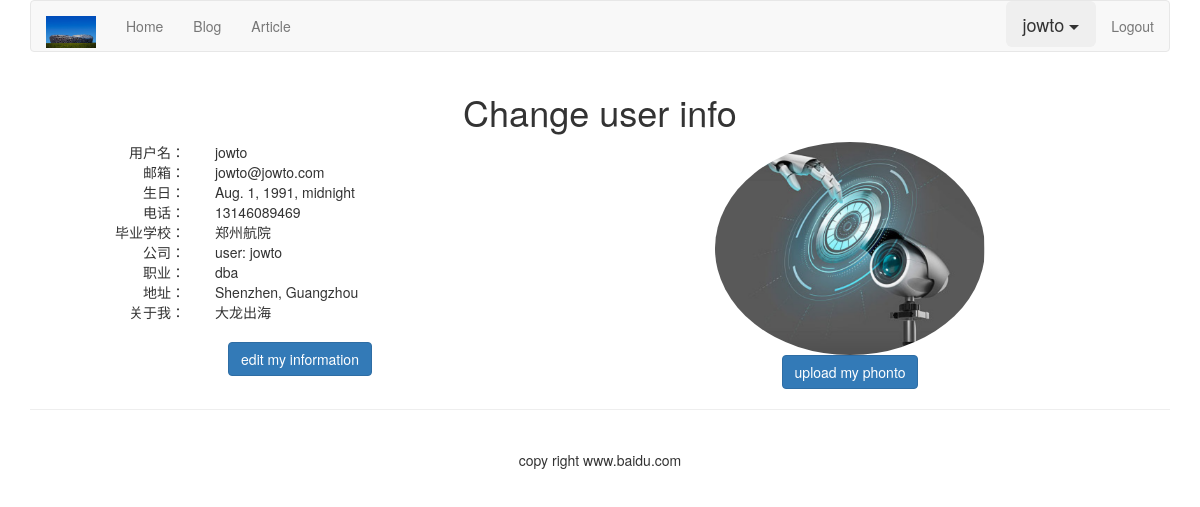
/account/my-information/ (signed in), run on the app's committed database.
### account/models.py (models this page shows, shortened)
class UserProfile(models.Model):
    user = models.OneToOneField(User, unique=True)
    birth = models.DateTimeField(blank=True, null=True)
    phone = models.CharField(max_length=20, null=True)

class UserInfo(models.Model):
    user = models.OneToOneField(User, unique=True)
    school = models.CharField(max_length=100, blank=True)
    company = models.CharField(max_length=100, blank=True)
    profession = models.CharField(max_length=100, blank=True)
    address = models.CharField(max_length=100, blank=True)
    aboutme = models.TextField(blank=True)
    photo = models.ImageField(blank=True)

### account/views.py (the view)
@login_required(login_url='/account/login')
def myself(request):
    user = User.objects.get(username=request.user.username)
    user_info = UserInfo.objects.get(user=request.user)
    user_profile = UserProfile.objects.get(user=request.user)
    return render(request, 'account/myself.html', {'user': user, 'user_info': user_info, 'user_profile': user_profile})

### templates/account/myself.html (shortened to what this page needs)
{% extends 'base.html' %}
{% block content %}
    <div class="row text-center">
        <h1>Change user info</h1>
        <div class="row">
            <div class="col-md-6">
                <div class="row">
                    <div class="col-md-4 text-right"><span>用户名：</span></div>
                    <div class="col-md-8 text-left">{{ user.username }}</div>
                </div>
                <div class="row">
                    <div class="col-md-4 text-right"><span>邮箱：</span></div>
                    <div class="col-md-8 text-left">{{ user.email }}</div>
                </div>
                <div class="row">
                    <div class="col-md-4 text-right"><span>生日：</span></div>
                    <div class="col-md-8 text-left">{{ user_profile.birth }}</div>
                </div>
                <div class="row">
                    <div class="col-md-4 text-right"><span>电话：</span></div>
                    <div class="col-md-8 text-left">{{ user_profile.phone }}</div>
                </div>
                <div class="row">
                    <div class="col-md-4 text-right"><span>毕业学校：</span></div>
                    <div class="col-md-8 text-left">{{ user_info.school }}</div>
                </div>
                <div class="row">
                    <div class="col-md-4 text-right"><span>公司：</span></div>
                    <div class="col-md-8 text-left">{{ user_info.company }}</div>
                </div>
                <div class="row">
                    <div class="col-md-4 text-right"><span>职业：</span></div>
                    <div class="col-md-8 text-left">{{ user_info.profession }}</div>
                </div>
                <div class="row">
                    <div class="col-md-4 text-right"><span>地址：</span></div>
                    <div class="col-md-8 text-left">{{ user_info.address }}</div>
                </div>
                <div class="row">
                    <div class="col-md-4 text-right"><span>关于我：</span></div>
                    <div class="col-md-8 text-left">{{ user_info.aboutme }}</div>
                </div>
                    <br>
                    <a href="{% url 'account:edit_my_information' %}"><button class="btn btn-primary btn-md">edit my information</button></a>
            </div>
            <div class="col-md-6">
                {% load staticfiles %}
                <div style="margin-right: 100px">
                    <img name="user_face" src="{% static 'images/icon.png' %}" class="img-circle" width="270px" id="my_photo">
                </div>
                <div style="margin-right:100px">
                    <button class="btn btn-primary btn-md" id="upload_image" onclick="upload_image_layer()">upload my phonto</button>
                </div>
            </div>
        </div>
    </div>
{% endblock %}

### templates/header.html (shortened to what this page needs)
{% load staticfiles %}
<div class="container">
    <nav class="navbar navbar-default" role="navigation">
        <div class="container-fluid">
        <div class="navbar-header">
            <a class="navbar-brand" href="http://www.itdiffer.com"><img src="{% static '/images/logo.png' %}" width="50px"></a>
        </div>
        <div>
            <ul class="nav navbar-nav">
                <li> <a href="{% url 'home' %}">Home</a></li>
                <li> <a href="{% url 'blog:blog_title' %}">Blog</a></li>
                <li> <a href="{% url 'article:article_titles' %}">Article</a></li>
            </ul>
            <ul class="nav navbar-nav navbar-right">
                {% if user.is_authenticated %}
                    <li>
                        <div class="dropdown">
                            <button type="button" class="btn btn-lg  dropdown-toggle" data-toggle="dropdown">
                                {{ user.username }} <span class="caret"></span>
                            </button>
                        </div>
                    </li>
                    <li><a href="{% url 'account:user_logout' %}">Logout</a> </li>
                {% else %}
                    <li><a href="{% url 'account:user_login' %}">Login</a></li>
                    <li><a href="{% url 'account:user_register' %}">Sign Up</a></li>
                {% endif %}
            </ul>
        </div>
    </nav>
</div>

### data on the page
UserProfile: birth "Aug. 1, 1991, midnight", phone "13146089469"
UserInfo: school "郑州航院", company "user: jowto", profession "dba", address "Shenzhen, Guangzhou", aboutme "大龙出海"

### other printed values
{{ user.username }} "jowto"
{{ user.email }} "jowto@jowto.com"
